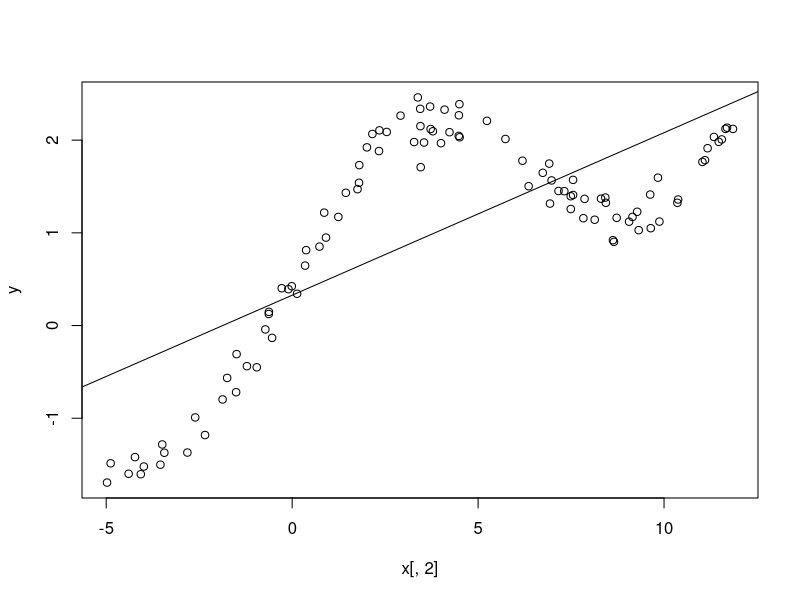
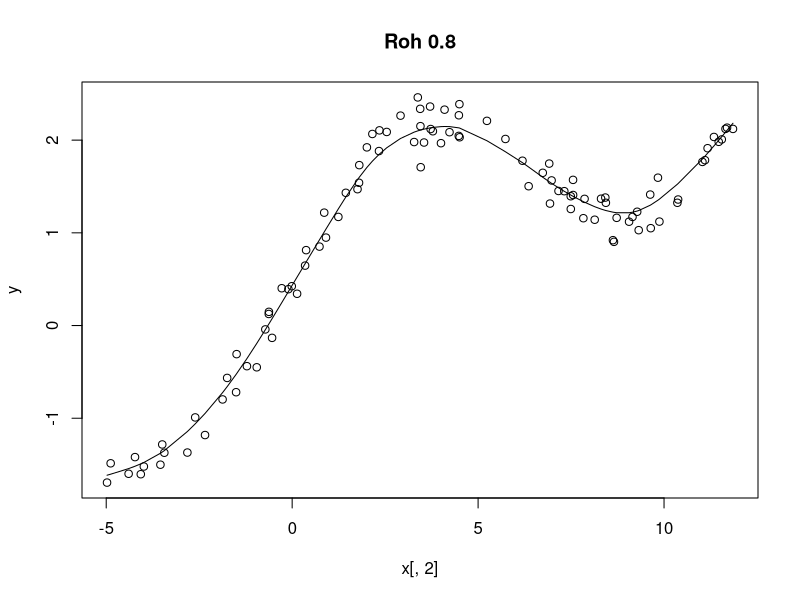
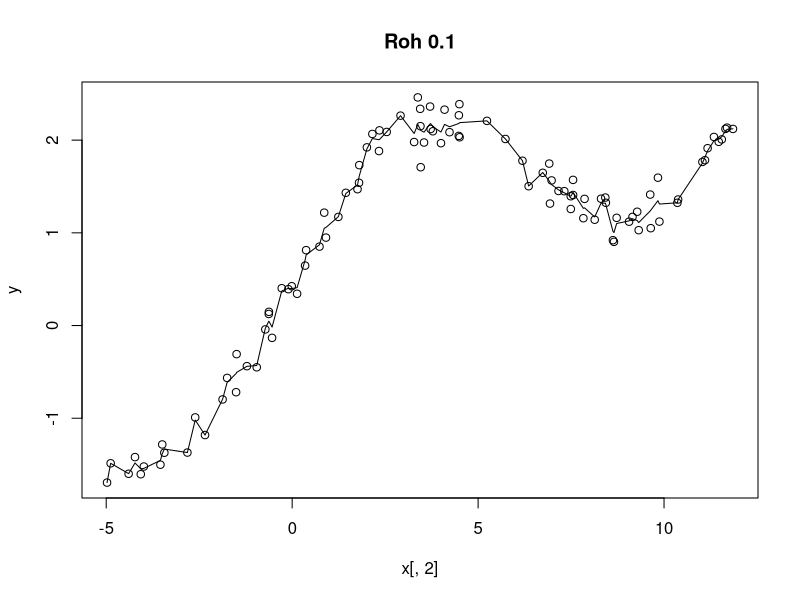
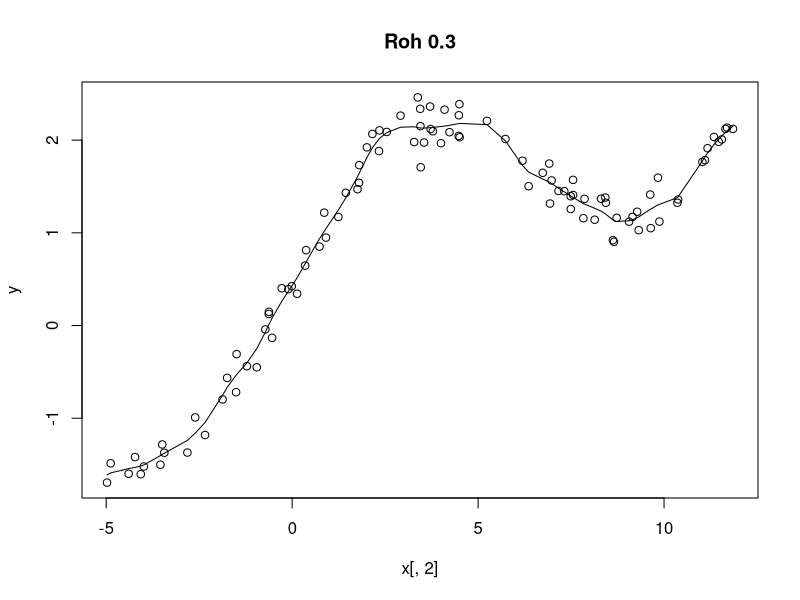
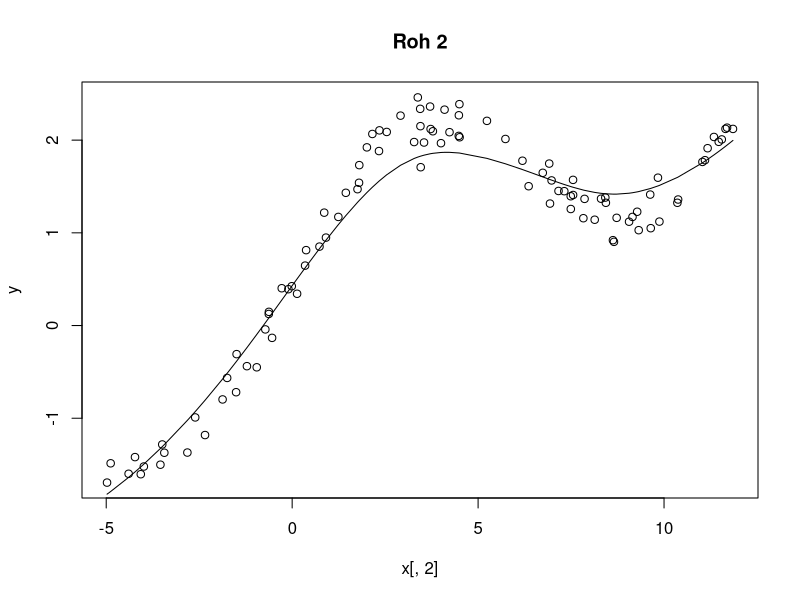
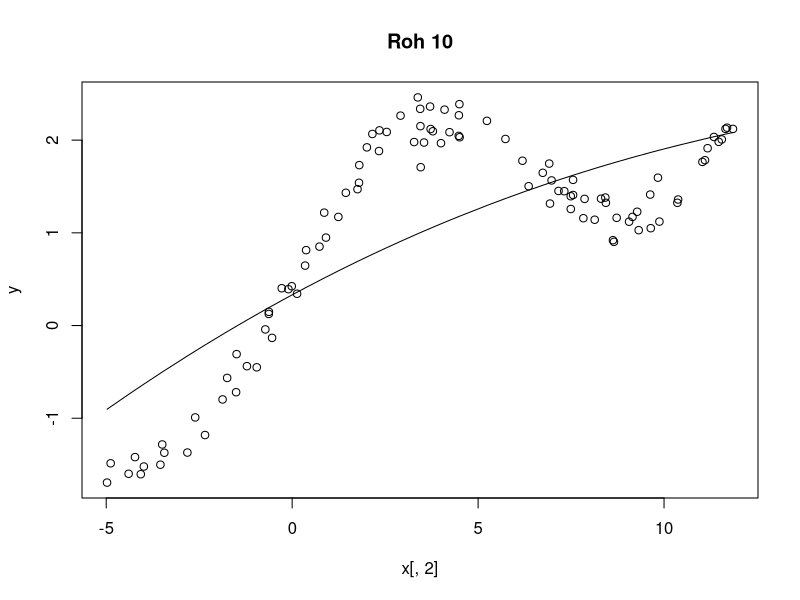

The R source for these figures, in order:

xDataFrame = read.table("q2x.dat")
xDataFrame$x0 = 1
xDataFrame = xDataFrame[,c(2,1)] #Switch column 1 and 2

x = data.matrix(xDataFrame)
y = data.matrix(read.table("q2y.dat"))
numDataPoints = nrow(x)

x_t = t(x)



# Part 1
 theta = solve(x_t %*% x) %*% x_t %*% y # (X^T * X)^-1 * X^T * y
 plot(x[,2],y)
 abline(coef=theta)


# Part 2

calc_wi = function(xPoint_i, i, roh) {
	# xPointVector = vector(length=numDataPoints)
	# xPointVector[] = x[xPoint_i,2]

	xPoint_val = x[xPoint_i, 2]
	x_i_val = x[i, 2];

	return(exp(-((xPoint_val - x_i_val)^2) / (2*roh*roh) ))
}

calc_theta_p = function(p, roh) {

	w = vector(length=numDataPoints);

	for(i in 1:numDataPoints) {
		w[i] = calc_wi(p, i, roh)
	}

	wMatrix = diag(w/2) # Need to divide wi by 2 according to what we found

	theta_p = solve(x_t %*% wMatrix %*% x) %*% x_t %*% wMatrix %*% y

	return(theta_p)
}

render_locally_weighted_fit = function(roh) {
	dev.new()
	plot(x[,2],y,main=paste("Roh",roh))
	predicted_y = vector(length=numDataPoints)
	for(p in 1:numDataPoints) {
		theta_p = calc_theta_p(p, roh)
		predicted_y[p] =  x[p, ] %*% theta_p
	}

	lineData = cbind(x,predicted_y)
	lineData = lineData[order(lineData[,2]),]
	lines(lineData[,2],lineData[,3])
}

render_locally_weighted_fit(0.8)
render_locally_weighted_fit(0.1)
render_locally_weighted_fit(0.3)
render_locally_weighted_fit(2)
render_locally_weighted_fit(10)

